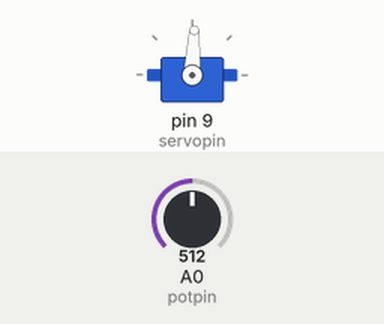
This sketch was run on a simulated Arduino Uno, built with avr-gcc and run on an emulated ATmega328P. On the bench: servo. The inputs (shaded band) are chosen by the test bench; at power-on: A0 (potpin) = 512.

Above: at 1.2 s.
1.3 s: A0 (potpin) set to 716
At 2.0 s:
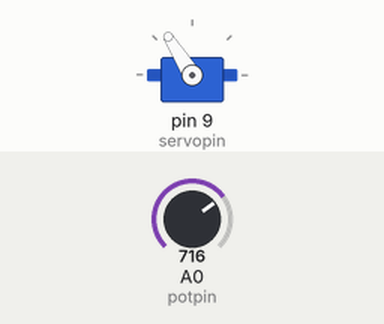
2.8 s: A0 (potpin) set to 900
At 3.2 s:
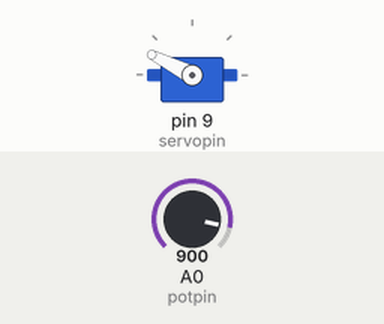
4.3 s: A0 (potpin) set to 1023
At 5.5 s:
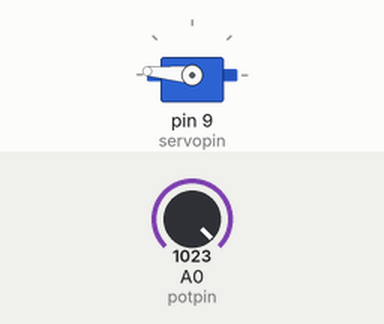
5.8 s: A0 (potpin) set to 306
At 6.7 s:
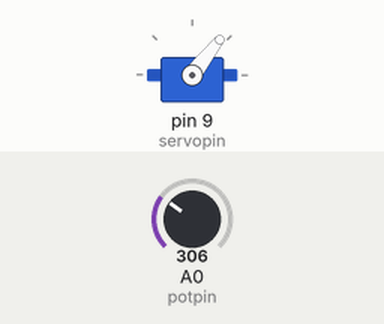
7.3 s: A0 (potpin) set to 122
At 7.8 s:
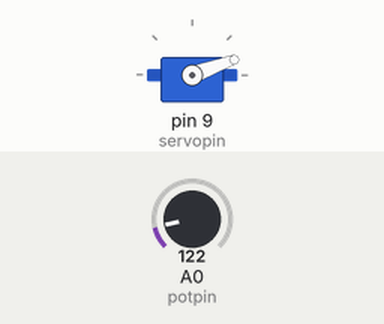
8.8 s: A0 (potpin) set to 511
At 10.2 s:
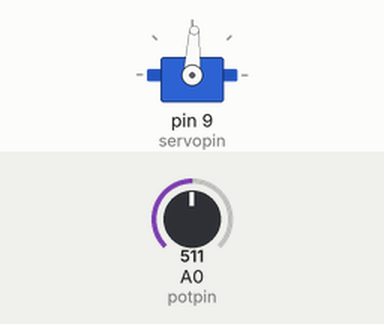
Timing chart, 0 to 11.3 s (numbered marks = the images above; inputs shaded):
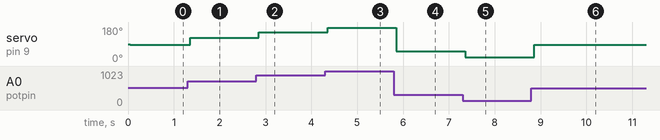

The sketch:

potentioServo.ino
```cpp
#include <Servo.h>

Servo myservo;  // create servo object to control a servo

int potpin = 0;  // analog pin used to connect the potentiometer
int val;    // variable to read the value from the analog pin
int servopin = 9;

void setup() {
  Serial.begin(9600);
  myservo.attach(servopin);  // attaches the servo on pin 9 to the servo object
}

void loop() {
  val = analogRead(potpin);            // reads the value of the potentiometer (value between 0 and 1023)
  val = map(val, 0, 1023, 0, 175);     // scale it to use it with the servo (value between 0 and 180)
  delay(50);
  myservo.write(val);                  // sets the servo position according to the scaled value                          // waits for the servo to get there
  delay(15);
  //Serial.println(val);
}
```

Measured:
- after the input at 1.3 s, servo on pin 9 (servopin): 87° → 122° after 0.06 s
- after the input at 2.8 s, servo on pin 9 (servopin): 122° → 153° after 0.06 s
- after the input at 4.3 s, servo on pin 9 (servopin): 153° → 175° after 0.06 s
- after the input at 5.8 s, servo on pin 9 (servopin): 175° → 52° after 0.06 s
- after the input at 7.3 s, servo on pin 9 (servopin): 52° → 20° after 0.06 s
- after the input at 8.8 s, servo on pin 9 (servopin): 20° → 87° after 0.06 s
